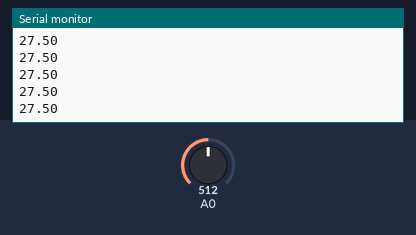
The sketch below on a simulated Arduino Uno, built with avr-gcc and run on an emulated ATmega328P. Shown: the last lines printed to the serial monitor. The test bench sets the inputs (shaded band); at power-on: A0 = 512.

Above: at 1.2 s.
1.3 s: A0 set to 716
At 2.0 s:
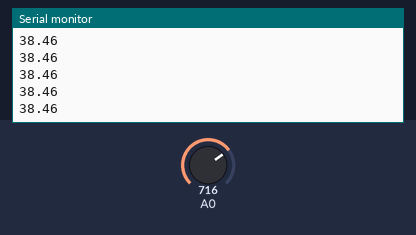
2.8 s: A0 set to 900
At 3.6 s:
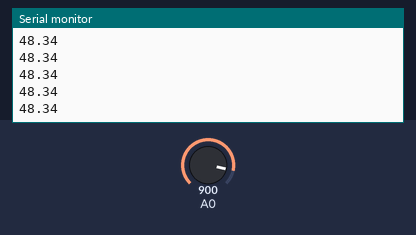
Timing chart, 0 to 5.8 s (numbered marks = the images above; inputs shaded):
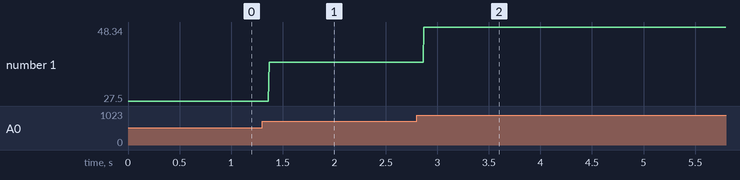

Measured:
- after the input at 1.3 s, the serial monitor: prints a new line after 0.07 s (image 1)
- after the input at 2.8 s, the serial monitor: prints a new line after 0.07 s (image 2)
- plotted number 1: 27.5 → 38.46 after the input at 1.3 s, 38.46 → 48.34 after the input at 2.8 s

The sketch:

capteur_tension.ino
```cpp
float vout = 0.0;
float vin = 0.0;
float R1 = 10000; //10k
float R2 = 1000; //1000 ohm resistor, I tweaked this
int val_lu = 0;

void setup() {
  // put your setup code here, to run once:
Serial.begin(9600);
}

void loop() {
  Serial.println(getTension());
}
float getTension(){
   val_lu = analogRead(A0);
   vout = (val_lu * 5.0) / 1024.0;
   vin = vout / (R2/(R1+R2));
   return vin;
}
```
